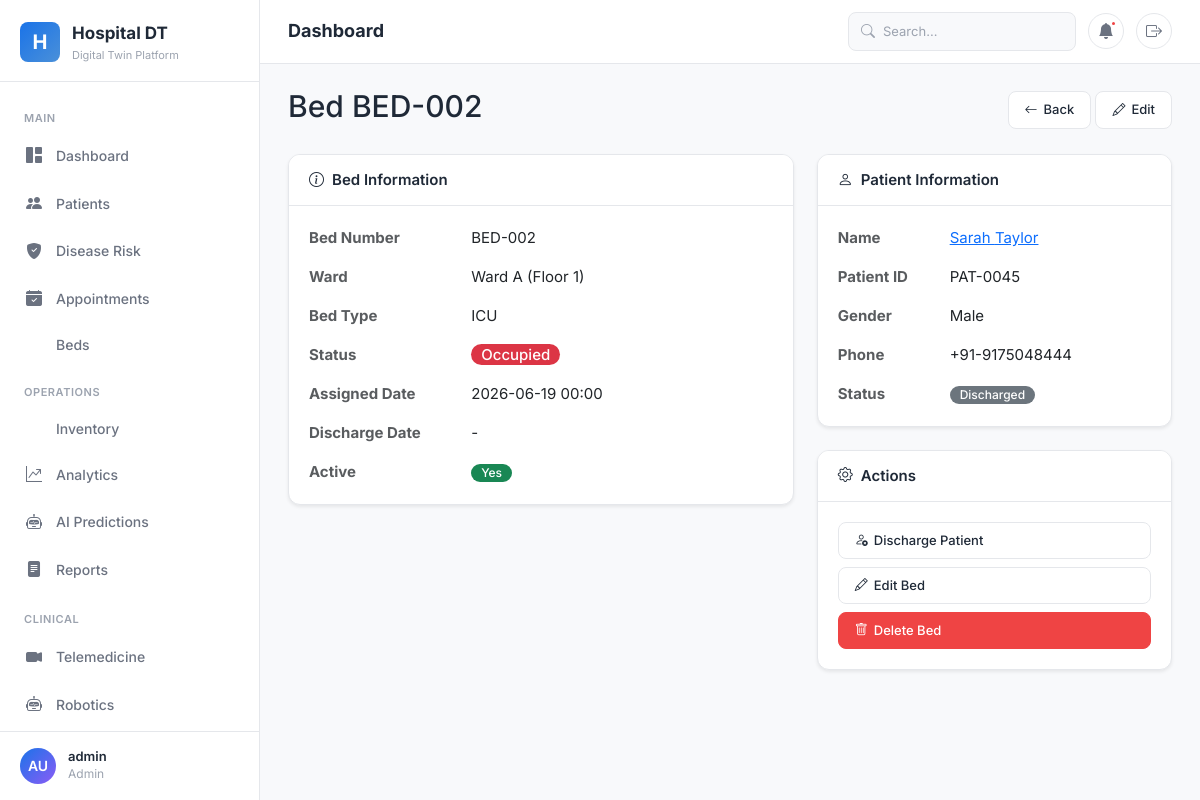
The app's page /beds/2/ (signed in) with its own data.
### accounts/models.py (models this page shows, shortened)
class UserRole(models.Model):
    ROLE_CHOICES = [
        ('admin', 'Admin'),
        ('staff', 'Staff'),
        ('patient', 'Patient'),
    ]
    user = models.OneToOneField(User, on_delete=models.CASCADE)
    role = models.CharField(max_length=20, choices=ROLE_CHOICES)
    phone = models.CharField(max_length=15, blank=True)
    address = models.TextField(blank=True)
    created_at = models.DateTimeField(auto_now_add=True)

### beds/models.py (models this page shows, shortened)
class Bed(models.Model):
    BED_TYPE_CHOICES = [
        ('general', 'General'),
        ('icu', 'ICU'),
        ('emergency', 'Emergency'),
        ('private', 'Private'),
        ('semi_private', 'Semi-Private'),
    ]
    STATUS_CHOICES = [
        ('available', 'Available'),
        ('occupied', 'Occupied'),
        ('maintenance', 'Under Maintenance'),
        ('reserved', 'Reserved'),
    ]
    bed_number = models.CharField(max_length=20, unique=True)
    ward = models.ForeignKey(Ward, on_delete=models.SET_NULL, null=True, related_name='beds')
    bed_type = models.CharField(max_length=20, choices=BED_TYPE_CHOICES)
    status = models.CharField(max_length=20, choices=STATUS_CHOICES, default='available')
    patient = models.ForeignKey(Patient, on_delete=models.SET_NULL, null=True, blank=True)
    assigned_date = models.DateTimeField(null=True, blank=True)
    discharge_date = models.DateTimeField(null=True, blank=True)
    is_active = models.BooleanField(default=True)
    created_at = models.DateTimeField(auto_now_add=True)
    updated_at = models.DateTimeField(auto_now=True)

class Ward(models.Model):
    name = models.CharField(max_length=100)
    floor = models.IntegerField()
    description = models.TextField(blank=True)

### patients/models.py (models this page shows, shortened)
class Patient(models.Model):
    GENDER_CHOICES = [('M', 'Male'), ('F', 'Female'), ('O', 'Other')]
    BLOOD_GROUP_CHOICES = [
        ('A+', 'A+'), ('A-', 'A-'), ('B+', 'B+'), ('B-', 'B-'),
        ('AB+', 'AB+'), ('AB-', 'AB-'), ('O+', 'O+'), ('O-', 'O-'),
    ]
    STATUS_CHOICES = [
        ('admitted', 'Admitted'), ('discharged', 'Discharged'),
        ('outpatient', 'Outpatient'), ('emergency', 'Emergency'),
    ]
    patient_id = models.CharField(max_length=20, unique=True)
    first_name = models.CharField(max_length=100)
    last_name = models.CharField(max_length=100)
    date_of_birth = models.DateField()
    gender = models.CharField(max_length=1, choices=GENDER_CHOICES)
    blood_group = models.CharField(max_length=3, choices=BLOOD_GROUP_CHOICES)
    phone = models.CharField(max_length=15)
    email = models.EmailField(blank=True)
    address = models.TextField()
    emergency_contact = models.CharField(max_length=15)
    emergency_relation = models.CharField(max_length=50)
    status = models.CharField(max_length=20, choices=STATUS_CHOICES, default='outpatient')
    admission_date = models.DateTimeField(null=True, blank=True)
    discharge_date = models.DateTimeField(null=True, blank=True)
    user = models.OneToOneField(User, on_delete=models.SET_NULL, null=True, blank=True, related_name='patient_profile')
    created_by = models.ForeignKey(User, on_delete=models.SET_NULL, null=True, related_name='created_patients')
    created_at = models.DateTimeField(auto_now_add=True)
    updated_at = models.DateTimeField(auto_now=True)

### beds/views.py (the view)
# urls.py: path('<int:pk>/', views.bed_detail, name='bed_detail'),
@admin_required
def bed_detail(request, pk):
    bed = get_object_or_404(Bed, pk=pk)
    return render(request, 'beds/bed_detail.html', {'bed': bed})

### templates/beds/bed_detail.html (shortened to what this page needs)
{% extends 'base.html' %}
{% load static %}
{% block content %}
<div class="d-flex justify-content-between align-items-center mb-4">
    <h2> Bed {{ bed.bed_number }}</h2>
    <div>
        <a href="{% url 'beds:bed_list' %}" class="btn btn-outline-secondary"><i class="bi bi-arrow-left"></i> Back</a>
        <a href="{% url 'beds:bed_update' bed.pk %}" class="btn btn-warning"><i class="bi bi-pencil"></i> Edit</a>
    </div>
</div>
<div class="row g-4">
    <div class="col-md-7">
        <div class="card shadow-sm">
            <div class="card-header bg-white">
                <h5 class="mb-0"><i class="bi bi-info-circle"></i> Bed Information</h5>
            </div>
            <div class="card-body">
                <div class="row mb-3">
                    <label class="col-sm-4 fw-bold text-muted">Bed Number</label>
                    <div class="col-sm-8">{{ bed.bed_number }}</div>
                </div>
                <div class="row mb-3">
                    <label class="col-sm-4 fw-bold text-muted">Ward</label>
                    <div class="col-sm-8">{{ bed.ward.name|default:"-" }} {% if bed.ward %}(Floor {{ bed.ward.floor }}){% endif %}</div>
                </div>
                <div class="row mb-3">
                    <label class="col-sm-4 fw-bold text-muted">Bed Type</label>
                    <div class="col-sm-8">{{ bed.get_bed_type_display }}</div>
                </div>
                <div class="row mb-3">
                    <label class="col-sm-4 fw-bold text-muted">Status</label>
                    <div class="col-sm-8">
                        <span class="badge bg-{% if bed.status == 'available' %}success{% elif bed.status == 'occupied' %}danger{% elif bed.status == 'maintenance' %}warning{% elif bed.status == 'reserved' %}info{% endif %} fs-6">
                            {{ bed.get_status_display }}
                        </span>
                    </div>
                </div>
                <div class="row mb-3">
                    <label class="col-sm-4 fw-bold text-muted">Assigned Date</label>
                    <div class="col-sm-8">{{ bed.assigned_date|date:"Y-m-d H:i"|default:"-" }}</div>
                </div>
                <div class="row mb-3">
                    <label class="col-sm-4 fw-bold text-muted">Discharge Date</label>
                    <div class="col-sm-8">{{ bed.discharge_date|date:"Y-m-d H:i"|default:"-" }}</div>
                </div>
                <div class="row mb-0">
                    <label class="col-sm-4 fw-bold text-muted">Active</label>
                    <div class="col-sm-8">
                        {% if bed.is_active %}
                        <span class="badge bg-success">Yes</span>
                        {% else %}
                        <span class="badge bg-danger">No</span>
                        {% endif %}
                    </div>
                </div>
            </div>
        </div>
    </div>
    <div class="col-md-5">
        <div class="card shadow-sm mb-4">
            <div class="card-header bg-white">
                <h5 class="mb-0"><i class="bi bi-person"></i> Patient Information</h5>
            </div>
            <div class="card-body">
                {% if bed.patient %}
                <div class="row mb-3">
                    <label class="col-sm-4 fw-bold text-muted">Name</label>
                    <div class="col-sm-8">
                        <a href="{% url 'patients:patient_detail' bed.patient.pk %}">{{ bed.patient.first_name }} {{ bed.patient.last_name }}</a>
                    </div>
                </div>
                <div class="row mb-3">
                    <label class="col-sm-4 fw-bold text-muted">Patient ID</label>
                    <div class="col-sm-8">{{ bed.patient.patient_id }}</div>
                </div>
                <div class="row mb-3">
                    <label class="col-sm-4 fw-bold text-muted">Gender</label>
                    <div class="col-sm-8">{{ bed.patient.get_gender_display }}</div>
                </div>
                <div class="row mb-3">
                    <label class="col-sm-4 fw-bold text-muted">Phone</label>
                    <div class="col-sm-8">{{ bed.patient.phone }}</div>
                </div>
                <div class="row mb-0">
                    <label class="col-sm-4 fw-bold text-muted">Status</label>
                    <div class="col-sm-8">
                        <span class="badge bg-{% if bed.patient.status == 'admitted' %}success{% elif bed.patient.status == 'emergency' %}danger{% else %}secondary{% endif %}">
                            {{ bed.patient.get_status_display }}
                        </span>
                    </div>
                </div>
                {% else %}
                <p class="text-muted text-center mb-0 py-3">
                    <i class="bi bi-person-x" style="font-size: 2rem;"></i><br>
                    No patient assigned
                </p>
                {% endif %}
            </div>
        </div>
        <div class="card shadow-sm">
            <div class="card-header bg-white">
                <h5 class="mb-0"><i class="bi bi-gear"></i> Actions</h5>
            </div>
            <div class="card-body">
                <div class="d-grid gap-2">
                    {% if bed.status == 'occupied' %}
                    <a href="{% url 'beds:discharge_bed' bed.pk %}" class="btn btn-secondary"><i class="bi bi-person-x"></i> Discharge Patient</a>
                    {% endif %}
                    <a href="{% url 'beds:bed_update' bed.pk %}" class="btn btn-warning"><i class="bi bi-pencil"></i> Edit Bed</a>
                    <a href="{% url 'beds:bed_delete' bed.pk %}" class="btn btn-danger"><i class="bi bi-trash"></i> Delete Bed</a>
                </div>
            </div>
        </div>
    </div>
</div>
{% endblock %}

### templates/base.html (shortened to what this page needs)
<!DOCTYPE html>
{% load static %}
<html lang="en">
<head>
  <link href="https://cdn.jsdelivr.net/npm/bootstrap@5.3.3/dist/css/bootstrap.min.css" rel="stylesheet">
  <link href="https://cdn.jsdelivr.net/npm/bootstrap-icons@1.11.3/font/bootstrap-icons.min.css" rel="stylesheet">
  <link href="{% static 'css/minimal.css' %}" rel="stylesheet">
</head>
<body>
{% if user.is_authenticated or request.session.patient_name %}
<aside class="sidebar" id="sidebar">
  <div class="sidebar-brand">
    <div class="brand-icon">H</div>
    <div>
      <div class="brand-text">Hospital DT</div>
      <div class="brand-sub">Digital Twin Platform</div>
    </div>
  </div>
  <nav class="sidebar-nav">
    {% if user.is_authenticated %}
    {% with role=user.userrole.role %}
    <div class="nav-section">Main</div>
    <a href="{% url 'dashboard:home' %}" class="nav-item">
      <span class="nav-icon"><i class="bi bi-grid-1x2-fill"></i></span>
      Dashboard
    </a>
    <a href="{% url 'patients:patient_list' %}" class="nav-item">
      <span class="nav-icon"><i class="bi bi-people-fill"></i></span>
      Patients
    </a>
    <a href="{% url 'disease_risk:risk_assessment' %}" class="nav-item">
      <span class="nav-icon"><i class="bi bi-shield-fill-check"></i></span>
      Disease Risk
    </a>
    <a href="{% url 'appointments:appointment_list' %}" class="nav-item">
      <span class="nav-icon"><i class="bi bi-calendar-check-fill"></i></span>
      Appointments
    </a>
    <a href="{% url 'beds:bed_list' %}" class="nav-item">
      Beds
    </a>
    <div class="nav-section">Operations</div>
    <a href="{% url 'inventory:inventory_dashboard' %}" class="nav-item">
      Inventory
    </a>
    <a href="{% url 'analytics:analytics_dashboard' %}" class="nav-item">
      <span class="nav-icon"><i class="bi bi-graph-up-arrow"></i></span>
      Analytics
    </a>
    <a href="{% url 'predictions:prediction_dashboard' %}" class="nav-item">
      <span class="nav-icon"><i class="bi bi-robot"></i></span>
      AI Predictions
    </a>
    <a href="{% url 'reports:report_list' %}" class="nav-item">
      <span class="nav-icon"><i class="bi bi-file-text-fill"></i></span>
      Reports
    </a>
    <div class="nav-section">Clinical</div>
    <a href="{% url 'telemedicine:session_list' %}" class="nav-item">
      <span class="nav-icon"><i class="bi bi-camera-video-fill"></i></span>
      Telemedicine
    </a>
    <a href="{% url 'robotics:robot_list' %}" class="nav-item">
      <span class="nav-icon"><i class="bi bi-robot"></i></span>
      Robotics
    </a>
    {% endwith %}
    {% endif %}
  </nav>
  <div class="sidebar-footer">
    <div class="user-info">
      {% if user.is_authenticated %}
      <div class="user-avatar">{{ user.first_name|first|default:"A" }}{{ user.last_name|first|default:"U" }}</div>
      <div>
        <div class="user-name">{{ user.get_full_name|default:user.username }}</div>
        <div class="user-role">{{ user.userrole.role|default:"Staff"|title }}</div>
      </div>
      {% elif request.session.patient_name %}
      <div class="user-avatar">{{ request.session.patient_name|first|default:"P" }}</div>
      <div>
        <div class="user-name">{{ request.session.patient_name }}</div>
        <div class="user-role">Patient</div>
      </div>
      {% endif %}
    </div>
  </div>
</aside>
<div class="main-content">
  <header class="top-header">
    <div class="header-left">
      <span class="page-title">{% block page_title %}Dashboard{% endblock %}</span>
    </div>
    <div class="header-right">
      {% if user.is_authenticated %}
      <div class="search-box">
        <i class="bi bi-search search-icon"></i>
        <input type="text" placeholder="Search..." id="globalSearch">
      </div>
      <button class="header-btn" title="Notifications">
        <i class="bi bi-bell-fill"></i>
        <span class="dot"></span>
      </button>
      {% endif %}
      <a href="{% url 'accounts:logout' %}" class="header-btn" title="Logout">
        <i class="bi bi-box-arrow-right"></i>
      </a>
    </div>
  </header>
  <div class="page-content">
    {% block content %}{% endblock %}
  </div>
</div>
{% endif %}
</body>
</html>

### records on screen
Bed: bed_number "BED-002", ward.name "Ward A", ward.floor "1", bed_type "ICU", status "Occupied", assigned_date "2026-06-19 00:00", discharge_date "-", patient.first_name "Sarah", patient.last_name "Taylor", patient.patient_id "PAT-0045", patient.gender "Male", patient.phone "+91-9175048444", patient.status "Discharged"

### other values on screen
{{ user.first_name|first|default:"A" }} "A"
{{ user.last_name|first|default:"U" }} "U"
{{ user.get_full_name|default:user.username }} "admin"
{{ user.userrole.role|default:"Staff"|title }} "Admin"
